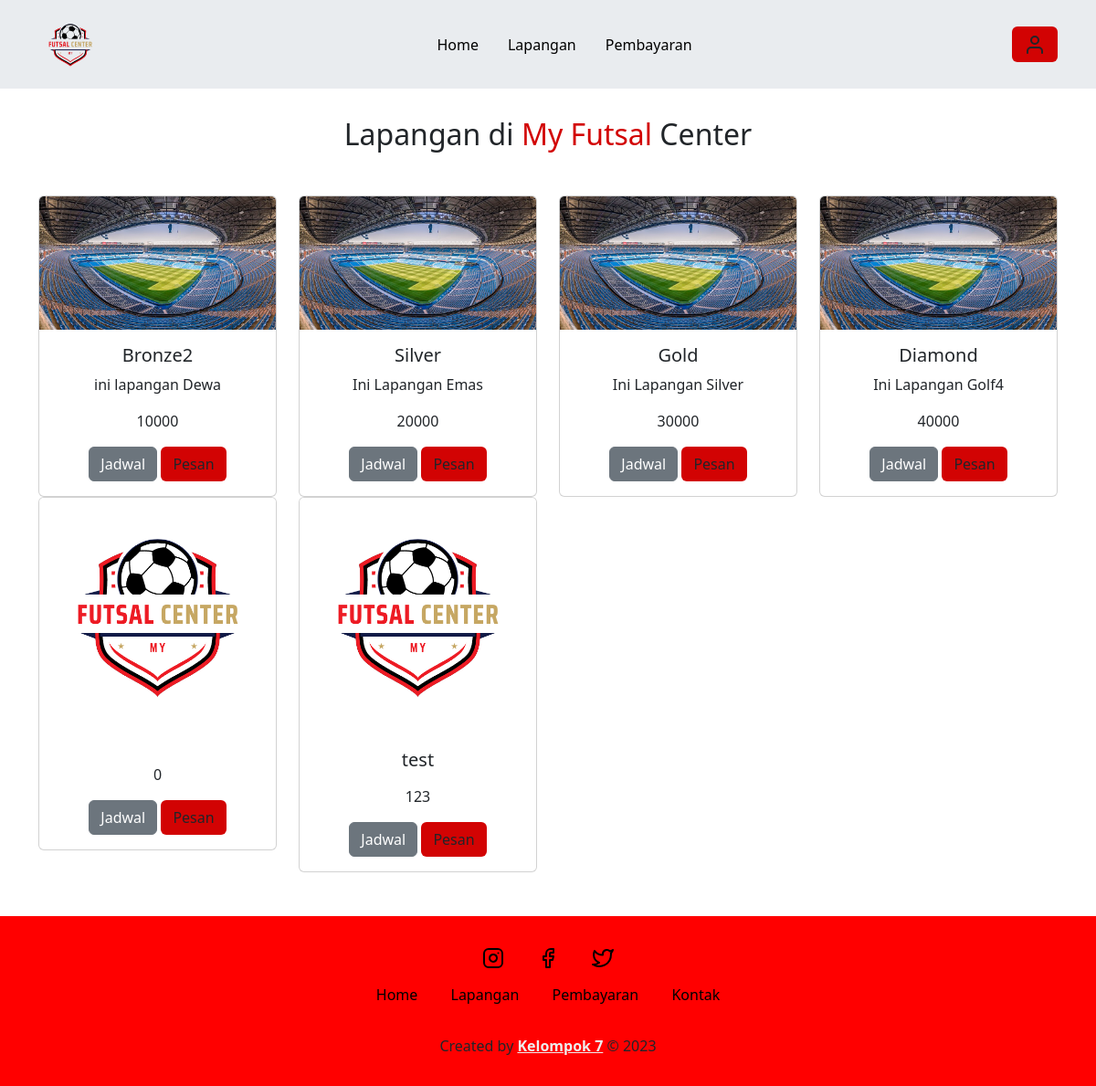
/user/lapangan.php (signed in), run on the app's committed database.
### tables this page shows
CREATE TABLE `lapangan_212279` (
  `212279_id_lapangan` int(11) NOT NULL,
  `212279_nama` varchar(35) NOT NULL,
  `212279_keterangan` text NOT NULL,
  `212279_harga` int(11) NOT NULL,
  `212279_foto` text NOT NULL
);

### functions.php (called while the page is built, shortened)
<?php
$conn = mysqli_connect("localhost", "root", "", "dbfutsal");
function query($query)
{
  global $conn;
  $result = mysqli_query($conn, $query);
  $rows = [];
  while ($row = mysqli_fetch_assoc($result)) {
    $rows[] = $row;
  }
  return $rows;
}

### user/lapangan.php (the view, shortened to what this page needs)
<?php
require "../functions.php";
$lapangan = query("SELECT * FROM lapangan_212279");
?>
<!doctype html>
<html lang="en">
<head>
  <link rel="stylesheet" href="../style.css">
  <link href="https://cdn.jsdelivr.net/npm/bootstrap@5.3.0-alpha3/dist/css/bootstrap.min.css" rel="stylesheet">
</head>
<body>
  <div class="container ">
    <nav class="navbar fixed-top bg-body-secondary navbar-expand-lg">
      <div class="container">
        <a class="navbar-brand" href="#">
          <img src="../myfutsal.png" alt="Logo" width="70" height="70" class="d-inline-block align-text-top">
        </a>
        <div class="collapse navbar-collapse" id="navbarSupportedContent">
          <ul class="navbar-nav mx-auto mb-2 mb-lg-0">
            <li class="nav-item ">
              <a class="nav-link active" aria-current="page" href="../index.php">Home</a>
            </li>
            <li class="nav-item">
              <a class="nav-link active" aria-current="page" href="lapangan.php">Lapangan</a>
            </li>
            <li class="nav-item">
              <a class="nav-link active" aria-current="page" href="bayar.php">Pembayaran</a>
            </li>
          </ul>
          <?php
          if (isset($_SESSION['id_user'])) {
            echo '<a href="user/profil.php" data-bs-toggle="modal" data-bs-target="#profilModal" class="btn btn-inti"><i data-feather="user"></i></a>';
          } else {
            echo '<a href="login.php" class="btn btn-inti" type="submit">Login</a>';
          }
          ?>
        </div>
      </div>
    </nav>
  </div>
  <section class="lapangan" id="lapangan">
    <div class="container">
      <main class="contain" data-aos="fade-right" data-aos-duration="1000">
        <h2 class="text-head">Lapangan di <span>My Futsal</span> Center </h2>
        <div class="row row-cols-1 row-cols-md-4">
          <?php foreach ($lapangan as $row) : ?>
            <div class="col">
              <div class="card">
                <img src="../img/<?= $row["212279_foto"]; ?>" alt="gambar lapangan" class="card-img-top">
                <div class="card-body text-center">
                  <h5 class="card-title"><?= $row["212279_nama"]; ?></h5>
                  <p class="card-text"><?= $row["212279_keterangan"]; ?></p>
                  <p class="card-price"><?= $row["212279_harga"]; ?></p>
                  <a href="jadwal.php?id=<?= $row["212279_id_lapangan"]; ?>" type="button" class="btn btn-secondary">Jadwal</a>
                  <button type="button" class="btn btn-inti" data-bs-toggle="modal" data-bs-target="#pesanModal<?= $row["212279_id_lapangan"]; ?>">Pesan</button>
                </div>
              </div>
            </div>
          <?php endforeach; ?>
        </div>
      </main>
    </div>
  </section>
  <footer class="py-3">
    <div class="social">
      <a href="#"><i data-feather="instagram"></i></a>
      <a href="#"><i data-feather="facebook"></i></a>
      <a href="#"><i data-feather="twitter"></i></a>
    </div>
    <div class="links">
      <a href="#home">Home</a>
      <a href="#about">Lapangan</a>
      <a href="#menu">Pembayaran</a>
      <a href="#contact">Kontak</a>
    </div>
    <div class="credit">
      <p>Created by <a href="#">Kelompok 7</a> &copy; 2023</p>
    </div>
  </footer>
</body>
</html>

### style.css (style rules this page uses)
:root { --primary: #d20303; --hover: #be1e1e; --bg: #eeeeee; }
.text-head { margin-top: 8rem; }
.btn-inti { background-color: var(--primary) !important; }
.nav-item { margin: 3px !important; padding: 5px; }
.about h2, .pembayaran h2, .contact h2, .lapangan h2 { text-align: center; font-size: 2rem; margin-bottom: 3rem; }
.about h2 span, .pembayaran h2 span, .contact h2 span, .lapangan h2 span { color: var(--primary); }
footer { background-color: red; text-align: center; margin-top: 3rem; padding-bottom: 3rem; }
footer .social { padding: 1rem 0; }
footer .social a { color: black; margin: 1rem; }
footer .links { margin-bottom: 2rem; }
footer .links a { color: black; padding: 0.7rem 1rem; text-decoration: none; }
footer .credit a { color: var(--bg); font-weight: 700; }

### data on the page
lapangan_212279: 212279_foto (picture), 212279_nama "Bronze2", 212279_keterangan "ini lapangan Dewa", 212279_harga "10000"
lapangan_212279: 212279_foto (picture), 212279_nama "Silver", 212279_keterangan "Ini Lapangan Emas", 212279_harga "20000"
lapangan_212279: 212279_foto (picture), 212279_nama "Gold", 212279_keterangan "Ini Lapangan Silver", 212279_harga "30000"
lapangan_212279: 212279_foto (picture), 212279_nama "Diamond", 212279_keterangan "Ini Lapangan Golf4", 212279_harga "40000"
lapangan_212279: 212279_foto (picture), 212279_harga "0"
lapangan_212279: 212279_foto (picture), 212279_nama "test", 212279_harga "123"
